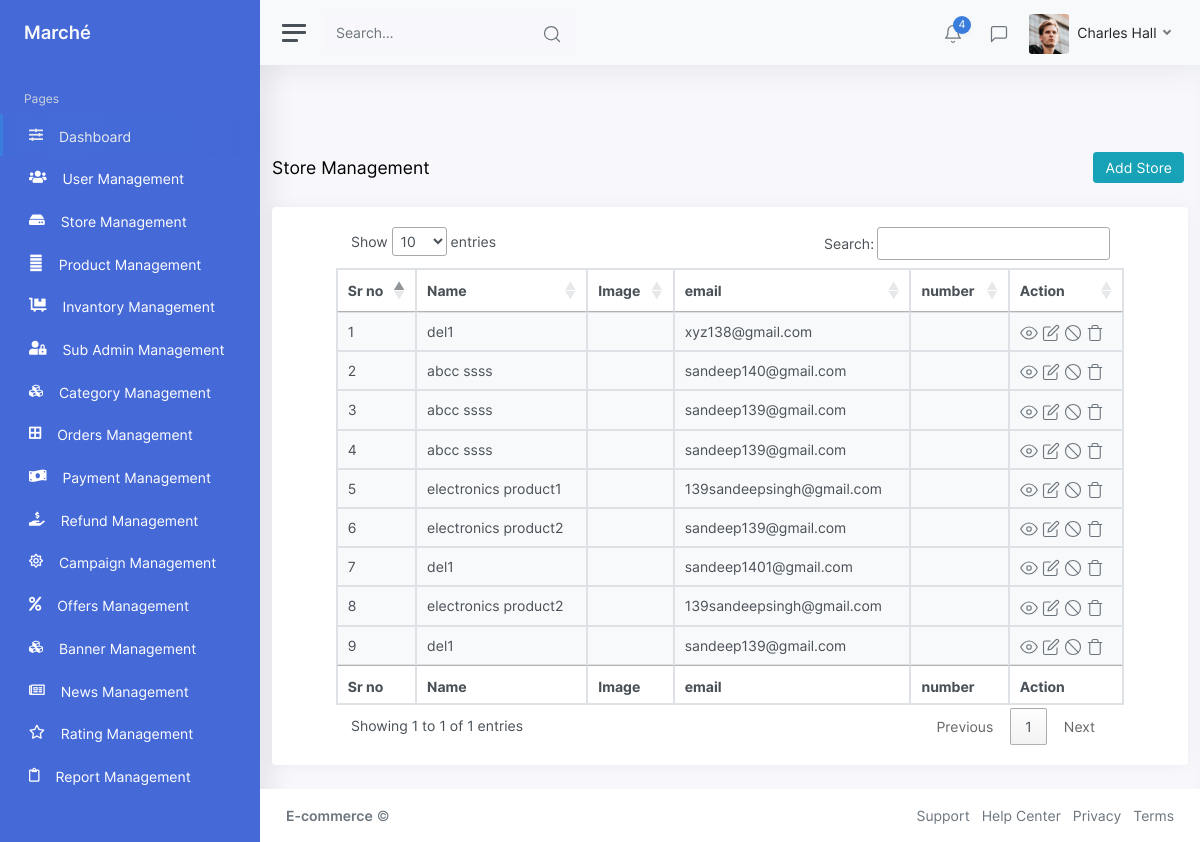
/Admin/StoreManagement, run on the app's committed database.
### tables this page shows
CREATE TABLE `store_management` (
  `store_id` int(11) NOT NULL,
  `product_id` int(11) NOT NULL,
  `store_name` varchar(255) NOT NULL,
  `store_email` varchar(255) NOT NULL,
  `store_password` varchar(255) NOT NULL,
  `store_image` varchar(255) NOT NULL,
  `store_phone` varchar(255) NOT NULL,
  `store_address` varchar(255) NOT NULL,
  `store_country` varchar(255) NOT NULL,
  `store_created_at` varchar(255) NOT NULL
);

### application/controllers/Admin.php (called while the page is built, shortened)
<?php
class Admin extends CI_Controller
{
	public function __construct()
	{
	$this->load->model('MyModel');
	$this->load->model('Common_model');
	}
	public function StoreManagement()
	{
		$records = $this->Common_model->_select('store_management', '*');
		$this->load->view('ListView/store-management',['records'=>$records]);
	}
}

### index.php (called while the page is built, shortened)
<?php
require_once BASEPATH.'core/CodeIgniter.php';

### application/models/Common_model.php (called while the page is built, shortened)
<?php
class Common_model extends CI_Model
{
      function _select($table, $column = '*', $condition = array(), $order_by = '', $sort = 'ASC', $start = '0', $perPage = '')
    {
        $this->db->select($column, false);
        $resSQL = $this->db->get($table);
        if ($resSQL->num_rows() > 0) {
            $result = $resSQL->result_array();
            return $result;
        } else {
            return false;
        }
    }
}
?>

### application/views/ListView/store-management.php (the view, shortened to what this page needs)
<?php require("header.php");
require("sidebar.php"); ?>
<br><br><br>
<div class="container">
	 <div class="breadcrumb-header justify-content-between">
					<div class="my-auto">
						<div class="d-flex">
							<h4 class="content-title mb-0 my-auto">Store Management</h4>
						</div>
					</div>
					<div class="d-flex my-xl-auto right-content">
						<div class="pr-1 mb-3 mb-xl-0">
							<a href="<?= base_url('Additems/Addstore') ?>"><button type="button" class="btn btn-info"><i class="fe fe-plus"></i>Add Store</button></a>
						</div>
					</div>
				</div>
	<div class="card">
		<div class="card-body">
			<table id="table_id" class="table table-condensed table-striped table-hover table-striped table-bordered">
				<thead>
					<tr>
                          <th>Sr no</th>
						<th>Name</th>
						<th>Image</th>
						<th>email</th>
						<th>number</th>
						<th>Action</th>
					</tr>
				</thead>
				<?php if (!empty($records)) : ?>
					<?php $count = $this->uri->segment(3); ?>
					<?php foreach ($records as $key => $record) : ?>
						<?php $count++; ?>
						<tbody>
							<tr>
								<td><?php echo $count;?></td>
								<td><?php echo @$record['store_name'] ?></td>
								<td><?php if (($record['store_image'])) { ?>
										<img src="<?php echo base_url("/uploads/StoreImage/" . $record['store_image']); ?>" alt="" width="120" height="70">
									<?php } else { ?>
									<?php } ?>
								</td>
								<td><?php echo $record['store_email'] ?></td>
								<td><?php echo $record['store_phone'] ?></td>
								<td class="table-action">
									<a href="#myModalBlockUser" class="trigger-btn" data-toggle="modal"><i class="align-middle" data-feather="eye"></i></a>
									<a href="" data-toggle="modal" data-target="#myModalup<?php echo $record['store_id']; ?>" class="trigger-btn"><i class="align-middle" data-feather="edit"></i></a>
									<a href="#myModalBlockUser" class="trigger-btn" data-toggle="modal"><i class="align-middle" data-feather="slash"></i></a>
									<a href="" class="trigger-btn" data-target="#myModal<?php echo $record['store_id']; ?>" data-toggle="modal"><i class="align-middle" data-feather="trash"></i></a>
								</td>
							</tr>
						</tbody>
					<?php endforeach; ?>
				<?php endif; ?>
				<tfoot>
					<tr>
                         <th>Sr no</th>
						<th>Name</th>
						<th>Image</th>
						<th>email</th>
						<th>number</th>
						<th>Action</th>
					</tr>
				</tfoot>
			</table>
		</div>
	</div>
</div>
<?php include_once('footer.php');  ?>

### data on the page
store_management: store_name "del1", store_email "xyz138@gmail.com"
store_management: store_name "abcc ssss", store_email "sandeep140@gmail.com"
store_management: store_name "abcc ssss", store_email "sandeep139@gmail.com"
store_management: store_name "abcc ssss", store_email "sandeep139@gmail.com"
store_management: store_name "electronics product1", store_email "139sandeepsingh@gmail.com"
store_management: store_name "electronics product2", store_email "sandeep139@gmail.com"
store_management: store_name "del1", store_email "sandeep1401@gmail.com"
store_management: store_name "electronics product2", store_email "139sandeepsingh@gmail.com"
store_management: store_name "del1", store_email "sandeep139@gmail.com"
